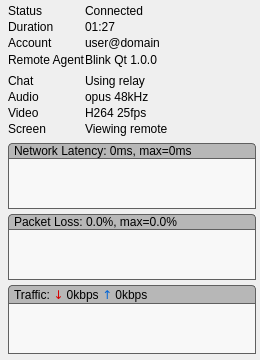
<?xml version="1.0" encoding="UTF-8"?>
<ui version="4.0">
 <class>session_info_panel</class>
 <widget class="QWidget" name="session_info_panel">
  <property name="geometry">
   <rect>
    <x>0</x>
    <y>0</y>
    <width>260</width>
    <height>360</height>
   </rect>
  </property>
  <property name="windowTitle">
   <string>Session info</string>
  </property>
  <property name="autoFillBackground">
   <bool>false</bool>
  </property>
  <layout class="QVBoxLayout" name="session_info_layout">
   <property name="leftMargin">
    <number>8</number>
   </property>
   <property name="topMargin">
    <number>2</number>
   </property>
   <property name="rightMargin">
    <number>4</number>
   </property>
   <property name="bottomMargin">
    <number>6</number>
   </property>
   <item>
    <widget class="QWidget" name="info_panel_container_widget" native="true">
     <property name="sizePolicy">
      <sizepolicy hsizetype="Preferred" vsizetype="Preferred">
       <horstretch>0</horstretch>
       <verstretch>0</verstretch>
      </sizepolicy>
     </property>
     <property name="styleSheet">
      <string notr="true">#info_panel_container_widget &gt; [role="title"] {
	background-color: rbga(0, 0, 0, 10);
	border-top-left-radius: 3px;
	border-bottom-left-radius: 3px;
	border: 1px solid rgba(0, 0, 0, 50);
	border-right: 0px;
	padding-right: 7px;
}

#info_panel_container_widget &gt; [role="value"] {
	background-color: rbga(0, 0, 0, 10);
	border-top-right-radius: 3px;
	border-bottom-right-radius: 3px;
	border: 1px solid rgba(0, 0, 0, 50);
	border-left: 0px;
	padding-right: 2px;
}

#info_panel_container_widget &gt; [role="alt-title"] {
	background-color: transparent;
	border-left: 1px solid transparent;
	border-top: 1px solid transparent;
	border-right: 0px;
	border-bottom: 1px solid rgba(0, 0, 0, 50);
	padding-right: 7px;
}

#info_panel_container_widget &gt; [role="alt-value"] {
	background-color: transparent;
	border-left: 0px;
	border-top: 1px solid transparent;
	border-right: 1px solid transparent;
	border-bottom: 1px solid rgba(0, 0, 0, 50);
	padding-right: 2px;
}
</string>
     </property>
     <layout class="QGridLayout" name="info_panel_container_layout">
      <property name="leftMargin">
       <number>0</number>
      </property>
      <property name="topMargin">
       <number>2</number>
      </property>
      <property name="rightMargin">
       <number>0</number>
      </property>
      <property name="bottomMargin">
       <number>0</number>
      </property>
      <property name="horizontalSpacing">
       <number>0</number>
      </property>
      <property name="verticalSpacing">
       <number>2</number>
      </property>
      <item row="9" column="0">
       <widget class="QLabel" name="screen_title_label">
        <property name="text">
         <string>Screen</string>
        </property>
        <property name="role" stdset="0">
         <string notr="true">title</string>
        </property>
       </widget>
      </item>
      <item row="4" column="0" colspan="2">
       <spacer name="session_spacer">
        <property name="orientation">
         <enum>Qt::Vertical</enum>
        </property>
        <property name="sizeType">
         <enum>QSizePolicy::Fixed</enum>
        </property>
        <property name="sizeHint" stdset="0">
         <size>
          <width>20</width>
          <height>5</height>
         </size>
        </property>
       </spacer>
      </item>
      <item row="0" column="0">
       <widget class="QLabel" name="status_title_label">
        <property name="text">
         <string>Status</string>
        </property>
        <property name="role" stdset="0">
         <string notr="true">title</string>
        </property>
       </widget>
      </item>
      <item row="1" column="1">
       <widget class="DurationLabel" name="duration_value_label">
        <property name="sizePolicy">
         <sizepolicy hsizetype="Ignored" vsizetype="Preferred">
          <horstretch>1</horstretch>
          <verstretch>0</verstretch>
         </sizepolicy>
        </property>
        <property name="text">
         <string>01:27</string>
        </property>
        <property name="indent">
         <number>0</number>
        </property>
        <property name="role" stdset="0">
         <string notr="true">value</string>
        </property>
       </widget>
      </item>
      <item row="5" column="1">
       <widget class="QWidget" name="chat_value_widget" native="true">
        <property name="role" stdset="0">
         <string notr="true">value</string>
        </property>
        <layout class="QHBoxLayout" name="chat_value_layout">
         <property name="spacing">
          <number>2</number>
         </property>
         <property name="leftMargin">
          <number>0</number>
         </property>
         <property name="topMargin">
          <number>0</number>
         </property>
         <property name="rightMargin">
          <number>4</number>
         </property>
         <property name="bottomMargin">
          <number>0</number>
         </property>
         <item>
          <widget class="ElidedLabel" name="chat_value_label">
           <property name="sizePolicy">
            <sizepolicy hsizetype="Ignored" vsizetype="Preferred">
             <horstretch>0</horstretch>
             <verstretch>0</verstretch>
            </sizepolicy>
           </property>
           <property name="text">
            <string>Using relay</string>
           </property>
           <property name="indent">
            <number>0</number>
           </property>
          </widget>
         </item>
         <item>
          <widget class="QLabel" name="chat_connection_label">
           <property name="sizePolicy">
            <sizepolicy hsizetype="Fixed" vsizetype="Preferred">
             <horstretch>0</horstretch>
             <verstretch>0</verstretch>
            </sizepolicy>
           </property>
           <property name="text">
            <string />
           </property>
           <property name="pixmap">
            <pixmap>icons/connection-relay.svg</pixmap>
           </property>
           <property name="alignment">
            <set>Qt::AlignCenter</set>
           </property>
          </widget>
         </item>
         <item>
          <widget class="QLabel" name="chat_encryption_label">
           <property name="sizePolicy">
            <sizepolicy hsizetype="Fixed" vsizetype="Preferred">
             <horstretch>0</horstretch>
             <verstretch>0</verstretch>
            </sizepolicy>
           </property>
           <property name="text">
            <string />
           </property>
           <property name="pixmap">
            <pixmap>icons/lock-grey-12.svg</pixmap>
           </property>
           <property name="alignment">
            <set>Qt::AlignCenter</set>
           </property>
          </widget>
         </item>
        </layout>
       </widget>
      </item>
      <item row="9" column="1">
       <widget class="QWidget" name="screen_value_widget" native="true">
        <property name="role" stdset="0">
         <string notr="true">value</string>
        </property>
        <layout class="QHBoxLayout" name="screen_value_layout">
         <property name="spacing">
          <number>2</number>
         </property>
         <property name="leftMargin">
          <number>0</number>
         </property>
         <property name="topMargin">
          <number>0</number>
         </property>
         <property name="rightMargin">
          <number>4</number>
         </property>
         <property name="bottomMargin">
          <number>0</number>
         </property>
         <item>
          <widget class="ElidedLabel" name="screen_value_label">
           <property name="sizePolicy">
            <sizepolicy hsizetype="Ignored" vsizetype="Preferred">
             <horstretch>0</horstretch>
             <verstretch>0</verstretch>
            </sizepolicy>
           </property>
           <property name="text">
            <string>Viewing remote</string>
           </property>
           <property name="indent">
            <number>0</number>
           </property>
          </widget>
         </item>
         <item>
          <widget class="QLabel" name="screen_connection_label">
           <property name="sizePolicy">
            <sizepolicy hsizetype="Fixed" vsizetype="Preferred">
             <horstretch>0</horstretch>
             <verstretch>0</verstretch>
            </sizepolicy>
           </property>
           <property name="text">
            <string />
           </property>
           <property name="pixmap">
            <pixmap>icons/connection-relay.svg</pixmap>
           </property>
           <property name="alignment">
            <set>Qt::AlignCenter</set>
           </property>
          </widget>
         </item>
         <item>
          <widget class="QLabel" name="screen_encryption_label">
           <property name="sizePolicy">
            <sizepolicy hsizetype="Fixed" vsizetype="Preferred">
             <horstretch>0</horstretch>
             <verstretch>0</verstretch>
            </sizepolicy>
           </property>
           <property name="text">
            <string />
           </property>
           <property name="pixmap">
            <pixmap>icons/lock-grey-12.svg</pixmap>
           </property>
           <property name="alignment">
            <set>Qt::AlignCenter</set>
           </property>
          </widget>
         </item>
        </layout>
       </widget>
      </item>
      <item row="6" column="0">
       <widget class="QLabel" name="audio_title_label">
        <property name="text">
         <string>Audio</string>
        </property>
        <property name="role" stdset="0">
         <string notr="true">title</string>
        </property>
       </widget>
      </item>
      <item row="3" column="0">
       <widget class="QLabel" name="remote_agent_title_label">
        <property name="text">
         <string>Remote Agent</string>
        </property>
        <property name="role" stdset="0">
         <string notr="true">title</string>
        </property>
       </widget>
      </item>
      <item row="11" column="0" colspan="2">
       <widget class="QWidget" name="packet_loss_widget" native="true">
        <layout class="QVBoxLayout" name="packet_loss_layout">
         <property name="spacing">
          <number>0</number>
         </property>
         <property name="leftMargin">
          <number>0</number>
         </property>
         <property name="topMargin">
          <number>3</number>
         </property>
         <property name="rightMargin">
          <number>0</number>
         </property>
         <property name="bottomMargin">
          <number>0</number>
         </property>
         <item>
          <widget class="QLabel" name="packet_loss_label">
           <property name="styleSheet">
            <string notr="true">QLabel {
	border-top-left-radius: 4px;
	border-top-right-radius: 4px;
	border: 1px solid #606060;
	background-color: rgba(0, 0, 0, 60);
}
</string>
           </property>
           <property name="text">
            <string>Packet Loss: 0.0%, max=0.0%</string>
           </property>
           <property name="indent">
            <number>5</number>
           </property>
          </widget>
         </item>
         <item>
          <widget class="GraphWidget" name="packet_loss_graph" native="true">
           <property name="minimumSize">
            <size>
             <width>0</width>
             <height>50</height>
            </size>
           </property>
           <property name="styleSheet">
            <string notr="true">QWidget#packet_loss_graph {
	border: 1px solid #606060;
	border-top: 1px solid transparent;
	background-color: #f8f8f8;
}</string>
           </property>
           <property name="minHeight" stdset="0">
            <double>10.000000000000000</double>
           </property>
           <property name="boundary" stdset="0">
            <double>3.000000000000000</double>
           </property>
          </widget>
         </item>
        </layout>
       </widget>
      </item>
      <item row="2" column="0">
       <widget class="QLabel" name="account_title_label">
        <property name="text">
         <string>Account</string>
        </property>
        <property name="role" stdset="0">
         <string notr="true">title</string>
        </property>
       </widget>
      </item>
      <item row="12" column="0" colspan="2">
       <widget class="QWidget" name="traffic_widget" native="true">
        <layout class="QVBoxLayout" name="speed_layout">
         <property name="spacing">
          <number>0</number>
         </property>
         <property name="leftMargin">
          <number>0</number>
         </property>
         <property name="topMargin">
          <number>3</number>
         </property>
         <property name="rightMargin">
          <number>0</number>
         </property>
         <property name="bottomMargin">
          <number>0</number>
         </property>
         <item>
          <widget class="QLabel" name="traffic_label">
           <property name="styleSheet">
            <string notr="true">QLabel {
	border-top-left-radius: 4px;
	border-top-right-radius: 4px;
	border: 1px solid #606060;
	background-color: rgba(0, 0, 0, 60);
}
</string>
           </property>
           <property name="text">
            <string>&lt;html&gt;&lt;head/&gt;&lt;body&gt;&lt;p&gt;Traffic: &lt;span style="font-family: sans-serif; color:#d70000;"&gt;↓&lt;/span&gt; 0kbps &lt;span style="font-family: sans-serif; color:#0064d7;"&gt;↑&lt;/span&gt; 0kbps&lt;/p&gt;&lt;/body&gt;&lt;/html&gt;</string>
           </property>
           <property name="indent">
            <number>5</number>
           </property>
          </widget>
         </item>
         <item>
          <widget class="GraphWidget" name="traffic_graph" native="true">
           <property name="minimumSize">
            <size>
             <width>0</width>
             <height>50</height>
            </size>
           </property>
           <property name="styleSheet">
            <string notr="true">QWidget#traffic_graph {
	border: 1px solid #606060;
	border-top: 1px solid transparent;
	background-color: #f8f8f8;
}</string>
           </property>
           <property name="fillTransparency" stdset="0">
            <number>25</number>
           </property>
          </widget>
         </item>
        </layout>
       </widget>
      </item>
      <item row="2" column="1">
       <widget class="ElidedLabel" name="account_value_label">
        <property name="sizePolicy">
         <sizepolicy hsizetype="Ignored" vsizetype="Preferred">
          <horstretch>0</horstretch>
          <verstretch>0</verstretch>
         </sizepolicy>
        </property>
        <property name="text">
         <string>user@domain</string>
        </property>
        <property name="indent">
         <number>0</number>
        </property>
        <property name="role" stdset="0">
         <string notr="true">value</string>
        </property>
       </widget>
      </item>
      <item row="0" column="1">
       <widget class="ElidedLabel" name="status_value_label">
        <property name="sizePolicy">
         <sizepolicy hsizetype="Ignored" vsizetype="Preferred">
          <horstretch>1</horstretch>
          <verstretch>0</verstretch>
         </sizepolicy>
        </property>
        <property name="palette">
         <palette>
          <active>
           <colorrole role="Button">
            <brush brushstyle="SolidPattern">
             <color alpha="10">
              <red>0</red>
              <green>0</green>
              <blue>0</blue>
             </color>
            </brush>
           </colorrole>
           <colorrole role="Base">
            <brush brushstyle="SolidPattern">
             <color alpha="10">
              <red>0</red>
              <green>0</green>
              <blue>0</blue>
             </color>
            </brush>
           </colorrole>
           <colorrole role="Window">
            <brush brushstyle="SolidPattern">
             <color alpha="10">
              <red>0</red>
              <green>0</green>
              <blue>0</blue>
             </color>
            </brush>
           </colorrole>
           <colorrole role="AlternateBase">
            <brush brushstyle="SolidPattern">
             <color alpha="255">
              <red>144</red>
              <green>0</green>
              <blue>0</blue>
             </color>
            </brush>
           </colorrole>
          </active>
          <inactive>
           <colorrole role="Button">
            <brush brushstyle="SolidPattern">
             <color alpha="10">
              <red>0</red>
              <green>0</green>
              <blue>0</blue>
             </color>
            </brush>
           </colorrole>
           <colorrole role="Base">
            <brush brushstyle="SolidPattern">
             <color alpha="10">
              <red>0</red>
              <green>0</green>
              <blue>0</blue>
             </color>
            </brush>
           </colorrole>
           <colorrole role="Window">
            <brush brushstyle="SolidPattern">
             <color alpha="10">
              <red>0</red>
              <green>0</green>
              <blue>0</blue>
             </color>
            </brush>
           </colorrole>
           <colorrole role="AlternateBase">
            <brush brushstyle="SolidPattern">
             <color alpha="255">
              <red>144</red>
              <green>0</green>
              <blue>0</blue>
             </color>
            </brush>
           </colorrole>
          </inactive>
          <disabled>
           <colorrole role="Button">
            <brush brushstyle="SolidPattern">
             <color alpha="10">
              <red>0</red>
              <green>0</green>
              <blue>0</blue>
             </color>
            </brush>
           </colorrole>
           <colorrole role="Base">
            <brush brushstyle="SolidPattern">
             <color alpha="10">
              <red>0</red>
              <green>0</green>
              <blue>0</blue>
             </color>
            </brush>
           </colorrole>
           <colorrole role="Window">
            <brush brushstyle="SolidPattern">
             <color alpha="10">
              <red>0</red>
              <green>0</green>
              <blue>0</blue>
             </color>
            </brush>
           </colorrole>
           <colorrole role="AlternateBase">
            <brush brushstyle="SolidPattern">
             <color alpha="255">
              <red>144</red>
              <green>96</green>
              <blue>96</blue>
             </color>
            </brush>
           </colorrole>
          </disabled>
         </palette>
        </property>
        <property name="text">
         <string>Connected</string>
        </property>
        <property name="indent">
         <number>0</number>
        </property>
        <property name="role" stdset="0">
         <string notr="true">value</string>
        </property>
       </widget>
      </item>
      <item row="10" column="0" colspan="2">
       <widget class="QWidget" name="latency_widget" native="true">
        <layout class="QVBoxLayout" name="latency_layout">
         <property name="spacing">
          <number>0</number>
         </property>
         <property name="leftMargin">
          <number>0</number>
         </property>
         <property name="topMargin">
          <number>5</number>
         </property>
         <property name="rightMargin">
          <number>0</number>
         </property>
         <property name="bottomMargin">
          <number>0</number>
         </property>
         <item>
          <widget class="QLabel" name="latency_label">
           <property name="styleSheet">
            <string notr="true">QLabel {
	border-top-left-radius: 4px;
	border-top-right-radius: 4px;
	border: 1px solid #606060;
	background-color: rgba(0, 0, 0, 60);
}
</string>
           </property>
           <property name="text">
            <string>Network Latency: 0ms, max=0ms</string>
           </property>
           <property name="indent">
            <number>5</number>
           </property>
          </widget>
         </item>
         <item>
          <widget class="GraphWidget" name="latency_graph" native="true">
           <property name="minimumSize">
            <size>
             <width>0</width>
             <height>50</height>
            </size>
           </property>
           <property name="styleSheet">
            <string notr="true">QWidget#latency_graph {
	border: 1px solid #606060;
	border-top: 1px solid transparent;
	background-color: #f8f8f8;
}</string>
           </property>
           <property name="boundary" stdset="0">
            <double>300.000000000000000</double>
           </property>
           <property name="minHeight" stdset="0">
            <double>10.000000000000000</double>
           </property>
          </widget>
         </item>
        </layout>
       </widget>
      </item>
      <item row="6" column="1">
       <widget class="QWidget" name="audio_value_widget" native="true">
        <property name="role" stdset="0">
         <string notr="true">value</string>
        </property>
        <layout class="QHBoxLayout" name="audio_value_layout">
         <property name="spacing">
          <number>2</number>
         </property>
         <property name="leftMargin">
          <number>0</number>
         </property>
         <property name="topMargin">
          <number>0</number>
         </property>
         <property name="rightMargin">
          <number>4</number>
         </property>
         <property name="bottomMargin">
          <number>0</number>
         </property>
         <item>
          <widget class="ElidedLabel" name="audio_value_label">
           <property name="sizePolicy">
            <sizepolicy hsizetype="Ignored" vsizetype="Preferred">
             <horstretch>0</horstretch>
             <verstretch>0</verstretch>
            </sizepolicy>
           </property>
           <property name="text">
            <string>opus 48kHz</string>
           </property>
           <property name="indent">
            <number>0</number>
           </property>
          </widget>
         </item>
         <item>
          <widget class="QLabel" name="audio_connection_label">
           <property name="sizePolicy">
            <sizepolicy hsizetype="Fixed" vsizetype="Preferred">
             <horstretch>0</horstretch>
             <verstretch>0</verstretch>
            </sizepolicy>
           </property>
           <property name="text">
            <string />
           </property>
           <property name="pixmap">
            <pixmap>icons/connection-direct.svg</pixmap>
           </property>
           <property name="alignment">
            <set>Qt::AlignCenter</set>
           </property>
          </widget>
         </item>
         <item>
          <widget class="QLabel" name="audio_encryption_label">
           <property name="sizePolicy">
            <sizepolicy hsizetype="Fixed" vsizetype="Preferred">
             <horstretch>0</horstretch>
             <verstretch>0</verstretch>
            </sizepolicy>
           </property>
           <property name="text">
            <string />
           </property>
           <property name="pixmap">
            <pixmap>icons/lock-grey-12.svg</pixmap>
           </property>
           <property name="alignment">
            <set>Qt::AlignCenter</set>
           </property>
          </widget>
         </item>
        </layout>
       </widget>
      </item>
      <item row="1" column="0">
       <widget class="QLabel" name="duration_title_label">
        <property name="text">
         <string>Duration</string>
        </property>
        <property name="role" stdset="0">
         <string notr="true">title</string>
        </property>
       </widget>
      </item>
      <item row="5" column="0">
       <widget class="QLabel" name="chat_title_label">
        <property name="text">
         <string>Chat</string>
        </property>
        <property name="role" stdset="0">
         <string notr="true">title</string>
        </property>
       </widget>
      </item>
      <item row="3" column="1">
       <widget class="ElidedLabel" name="remote_agent_value_label">
        <property name="sizePolicy">
         <sizepolicy hsizetype="Ignored" vsizetype="Preferred">
          <horstretch>0</horstretch>
          <verstretch>0</verstretch>
         </sizepolicy>
        </property>
        <property name="text">
         <string>Blink Qt 1.0.0</string>
        </property>
        <property name="indent">
         <number>0</number>
        </property>
        <property name="role" stdset="0">
         <string notr="true">value</string>
        </property>
       </widget>
      </item>
      <item row="7" column="0">
       <widget class="QLabel" name="video_title_label">
        <property name="text">
         <string>Video</string>
        </property>
        <property name="role" stdset="0">
         <string notr="true">title</string>
        </property>
       </widget>
      </item>
      <item row="7" column="1">
       <widget class="QWidget" name="video_value_widget" native="true">
        <property name="role" stdset="0">
         <string notr="true">value</string>
        </property>
        <layout class="QHBoxLayout" name="video_value_layout">
         <property name="spacing">
          <number>2</number>
         </property>
         <property name="leftMargin">
          <number>0</number>
         </property>
         <property name="topMargin">
          <number>0</number>
         </property>
         <property name="rightMargin">
          <number>4</number>
         </property>
         <property name="bottomMargin">
          <number>0</number>
         </property>
         <item>
          <widget class="ElidedLabel" name="video_value_label">
           <property name="sizePolicy">
            <sizepolicy hsizetype="Ignored" vsizetype="Preferred">
             <horstretch>0</horstretch>
             <verstretch>0</verstretch>
            </sizepolicy>
           </property>
           <property name="text">
            <string>H264 25fps</string>
           </property>
           <property name="indent">
            <number>0</number>
           </property>
          </widget>
         </item>
         <item>
          <widget class="QLabel" name="video_connection_label">
           <property name="sizePolicy">
            <sizepolicy hsizetype="Fixed" vsizetype="Preferred">
             <horstretch>0</horstretch>
             <verstretch>0</verstretch>
            </sizepolicy>
           </property>
           <property name="text">
            <string />
           </property>
           <property name="pixmap">
            <pixmap>icons/connection-direct.svg</pixmap>
           </property>
           <property name="alignment">
            <set>Qt::AlignCenter</set>
           </property>
          </widget>
         </item>
         <item>
          <widget class="QLabel" name="video_encryption_label">
           <property name="sizePolicy">
            <sizepolicy hsizetype="Fixed" vsizetype="Preferred">
             <horstretch>0</horstretch>
             <verstretch>0</verstretch>
            </sizepolicy>
           </property>
           <property name="text">
            <string />
           </property>
           <property name="pixmap">
            <pixmap>icons/lock-grey-12.svg</pixmap>
           </property>
           <property name="alignment">
            <set>Qt::AlignCenter</set>
           </property>
          </widget>
         </item>
        </layout>
       </widget>
      </item>
     </layout>
    </widget>
   </item>
  </layout>
 </widget>
 <customwidgets>
  <customwidget>
   <class>ElidedLabel</class>
   <extends>QLabel</extends>
   <header>blink.widgets.labels</header>
  </customwidget>
  <customwidget>
   <class>DurationLabel</class>
   <extends>QLabel</extends>
   <header>blink.widgets.labels</header>
  </customwidget>
  <customwidget>
   <class>GraphWidget</class>
   <extends>QWidget</extends>
   <header>blink.widgets.graph</header>
   <container>1</container>
  </customwidget>
 </customwidgets>
 <resources />
 <connections />
</ui>
